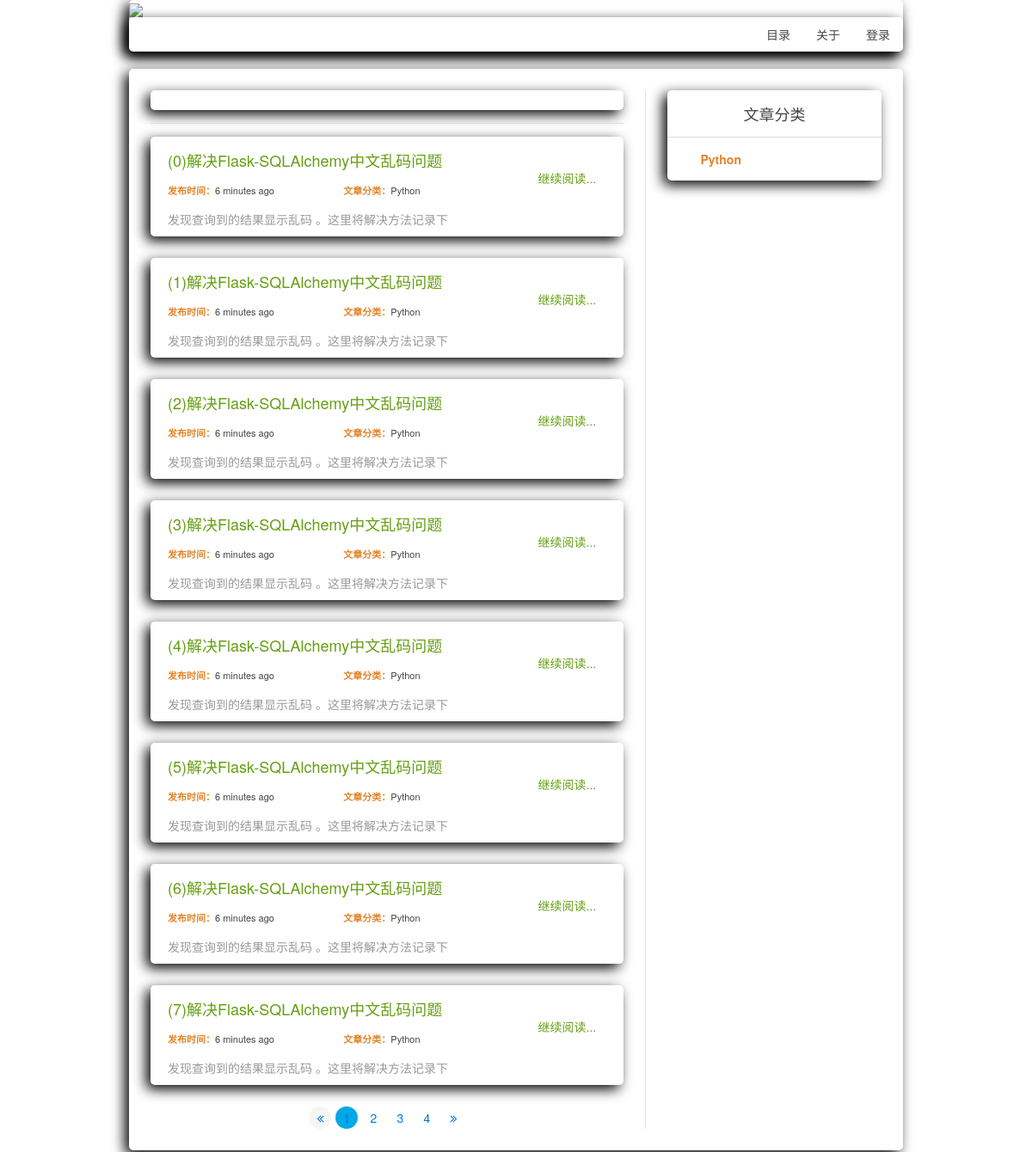
Screenshot of /blog/ with the database file from the repository.
### blog/models.py (models this page shows, shortened)
class Article(db.Model):
    __tablename__ = 'Article'
    id = db.Column(db.Integer, primary_key=True)
    img = db.Column(db.String(100), default='44.jpg')
    title = db.Column(db.String(100))
    description = db.Column(db.String(90))
    text = db.Column(db.Text)
    pub_date = db.Column(db.DateTime, default=datetime.utcnow())
    author_id = db.Column(db.Integer, db.ForeignKey('User.id'))
    category_id = db.Column(db.Integer, db.ForeignKey('Category.id'))

class Category(db.Model):
    __tablename__ = 'Category'
    id = db.Column(db.Integer, primary_key=True)
    name = db.Column(db.String(64))
    articles = db.relationship('Article', backref='category',
                               lazy='dynamic')

### blog/main/views.py (the view)
@main.route('/', methods=['GET'])
def index():
    page = request.args.get('page', 1, type=int)
    pagination = Article.query.order_by(
        Article.pub_date.desc()).paginate(
        page, per_page=current_app.config['FLASKY_BLOGS_PER_PAGE'],
        error_out=False)
    blogs = pagination.items
    categorys = Category.query.all()
    categorys_dict = {}
    for i in categorys:
        categorys_dict[i.id] = i.name
    return render_template('main/index.html', blogs=blogs,
                           pagination=pagination, categorys_dict=categorys_dict)

### blog/templates/main/index.html (shortened to what this page needs)
{% extends 'base.html' %}
{% import "_pagination_macros.html" as macros %}
{% block head %}
    {{ super() }}
{% endblock %}
{% block content %}
    {% if blogs %}
        {% if blogs[0] %}
            <div class="uk-block-default uk-border-rounded l_d_shadow">
                <div class="uk-grid uk-grid-small">
                    <div class="uk-width-1-1 uk-border-rounded">
                    </div>
                </div>
            </div>
            <hr>
        {% endif %}
        {% for blog in blogs %}
            <div class="uk-grid">
                <div class="uk-width-medium-1-1 art_list">
                    <div class=" uk-border-rounded l_d_shadow">
                        <div class="uk-grid" style="padding: 0 10px 10px 20px">
                            <div class="uk-width-medium-3-4 uk-panel uk-margin-top">
                                <h3 class="uk-text-success">{{ blog.title }}</h3>
                                <div class="uk-grid">
                                    <div class="uk-width-1-2">
                                        <h5 class="uk-text-small">
                                            <span class="uk-text-bold uk-text-warning">发布时间：</span>{{ moment(blog.pub_date).fromNow(refresh=true) }}
                                        </h5>
                                    </div>
                                    <div class="uk-width-1-2">
                                        <h5 class="uk-text-small">
                                            <span class="uk-text-bold uk-text-warning">文章分类：</span>{{ categorys_dict[blog.category_id] }}
                                        </h5>
                                    </div>
                                </div>
                                <p class="uk-text-muted">{{ blog.description }}</p>
                            </div>
                            <div class="uk-width-medium-1-4" style="margin-top: 7%">
                                <a href="{{ url_for('main.single_blog', id=blog.id) }}">
                                    <span>
                                        <h5 class=" uk-text-success uk-text-center">继续阅读...</h5>
                                    </span>
                                </a>
                            </div>
                        </div>
                    </div>
                </div>
            </div>
        {% endfor %}
    {% endif %}
    {% if pagination %}
        {{ macros.pagination_widget(pagination, 'main.index') }}
    {% endif %}
{% endblock %}
{% block sidebar %}
    {{ super() }}
{% endblock %}

### blog/templates/base.html (shortened to what this page needs)
<!DOCTYPE html>
<html lang="zh">
<head>
    {% block head %}
        <link rel="stylesheet" href="{{ url_for('static', filename='uikit/css/uikit.min.css') }}"/>
        <link rel="stylesheet" href="{{ url_for('static', filename='uikit/css/components/sticky.css') }}"/>
        <link rel="stylesheet" href="{{ url_for('static', filename='codemirror/lib/codemirror.css') }}">
    {% endblock %}
</head>
<body>
<div class="uk-grid uk-grid-collapse">
    <div class="uk-width-medium-3-4 uk-container-center l_d_shadow uk-border-rounded">
        <img src="{{ url_for('static', filename='img/top_image.png') }}" class="">
        <nav class="uk-navbar l_d_shadow uk-border-rounded" style="background-color: #ffffff" data-uk-sticky>
            <div class="uk-navbar-flip">
                <ul class="uk-navbar-nav">
                    <li><a href="{{ url_for('main.index') }}">目录</a></li>
                    <li><a href="{{ url_for('main.about') }}">关于</a></li>
                    {% if current_user.is_authenticated %}
                        <li><a href="{{ url_for('auth.logout') }}">退出</a></li>
                    {% else %}
                        <li><a href="{{ url_for('auth.login') }}">登录</a></li>
                    {% endif %}
                </ul>
            </div>
        </nav>
    </div>
    <div class="uk-width-medium-3-4 uk-container-center l_d_shadow uk-border-rounded"
         style="margin-top: 20px; margin-bottom: 20px">
        <div id="content_page">
            {% block board %}
                <div class="uk-grid uk-grid-divider">
                    <div class="uk-width-large-2-3 uk-width-medium-1-1">
                        {% block content %}
                        {% endblock %}
                    </div>
                    {% block sidebar %}
                        <div class="uk-width-large-1-3 uk-visible-large">
                            <div class="uk-grid uk-grid-collapse " data-uk-sticky="{top:80}">
                                <div class="uk-width-large-1-1 uk-border-rounded l_d_shadow " id="categoryTemp">
                                    <h3 class="uk-text-center uk-margin-top uk-text-large">文章分类
                                    </h3>
                                    <hr>
                                    <div class="uk-grid uk-grid-collapse">
                                        <template v-model="categories" v-for="c in categories">
                                            <div class="uk-width-1-2 ">
                                                <a :href="c.articles"><p
                                                        class="cate_text uk-text-warning uk-text-center uk-text-bold"
                                                        v-text="c.name"></p></a>
                                            </div>
                                        </template>
                                    </div>
                                </div>
                            </div>
                        </div>
                    {% endblock %}
                </div>
            {% endblock %}
        </div>
    </div>
</div>
</body>
</html>

### blog/templates/_pagination_macros.html
{% macro pagination_widget(pagination, endpoint) %}
    <div class="uk-grid uk-grid-collapse ">
        <div class="uk-width-1-1 ">
            <ul class="uk-pagination uk-container-center">
                <li{% if not pagination.has_prev %} class="uk-disabled"{% endif %}>
                    <span class="uk-border-circle"><a href="{% if pagination.has_prev %}{{ url_for(endpoint, page = pagination.page - 1, **kwargs) }}{% else %}#{% endif %}"><i class="uk-icon-angle-double-left"></i></a></span>
                </li>
                {% for p in pagination.iter_pages() %}
                    {% if p %}
                        {% if p == pagination.page %}
                            <li class="uk-active"><span class="uk-border-circle">
                                <a href="{{ url_for(endpoint, page = p, **kwargs) }}">{{ p }}</a></span>
                            </li>
                        {% else %}
                            <li><span>
                                <a href="{{ url_for(endpoint, page = p, **kwargs) }}">{{ p }}</a>
                            </span>
                            </li>
                        {% endif %}
                    {% else %}
                        <li class="uk-disabled"><span class="uk-border-circle"><a href="#">&hellip;</a></span></li>
                    {% endif %}
                {% endfor %}
                <li {% if not pagination.has_next %} class="uk-disabled"{% endif %}>
                    <span class="uk-border-circle"><a href="{% if pagination.has_next %}{{ url_for(endpoint, page = pagination.page + 1, **kwargs) }}{% else %}#{% endif %}"><i class="uk-icon-angle-double-right"></i></a></span>
                </li>
            </ul>
        </div>
    </div>
{% endmacro %}

### blog/static/uikit/css/components/sticky.css (style rules this page uses)
.uk-sticky-placeholder > * { -webkit-backface-visibility: hidden; backface-visibility: hidden; }

### blog/templates/base.html (style rules this page uses)
.l_d_shadow { box-shadow: -5px 5px 15px black; background-color: #ffffff; }
#content_page { margin: 25px; }

### rows the page displays
Article: title "(0)解决Flask-SQLAlchemy中文乱码问题", pub_date "6 minutes ago", description "发现查询到的结果显示乱码 。这里将解决方法记录下"
Category: name "Python"
Article: title "(1)解决Flask-SQLAlchemy中文乱码问题", pub_date "6 minutes ago", description "发现查询到的结果显示乱码 。这里将解决方法记录下"
Article: title "(2)解决Flask-SQLAlchemy中文乱码问题", pub_date "6 minutes ago", description "发现查询到的结果显示乱码 。这里将解决方法记录下"
Article: title "(3)解决Flask-SQLAlchemy中文乱码问题", pub_date "6 minutes ago", description "发现查询到的结果显示乱码 。这里将解决方法记录下"
Article: title "(4)解决Flask-SQLAlchemy中文乱码问题", pub_date "6 minutes ago", description "发现查询到的结果显示乱码 。这里将解决方法记录下"
Article: title "(5)解决Flask-SQLAlchemy中文乱码问题", pub_date "6 minutes ago", description "发现查询到的结果显示乱码 。这里将解决方法记录下"
Article: title "(6)解决Flask-SQLAlchemy中文乱码问题", pub_date "6 minutes ago", description "发现查询到的结果显示乱码 。这里将解决方法记录下"
Article: title "(7)解决Flask-SQLAlchemy中文乱码问题", pub_date "6 minutes ago", description "发现查询到的结果显示乱码 。这里将解决方法记录下"

### other values shown
{{ p }} "1"
{{ p }} "2" "3" "4"
